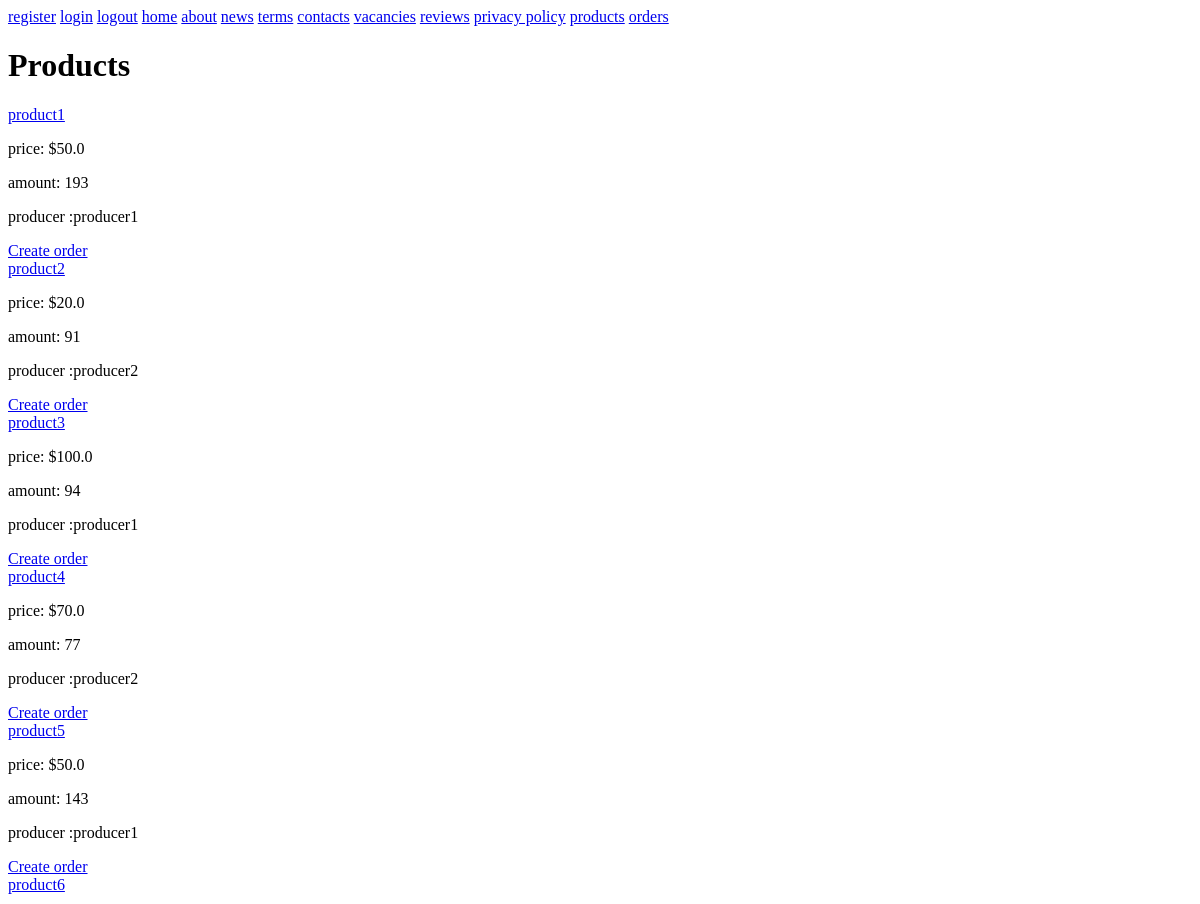
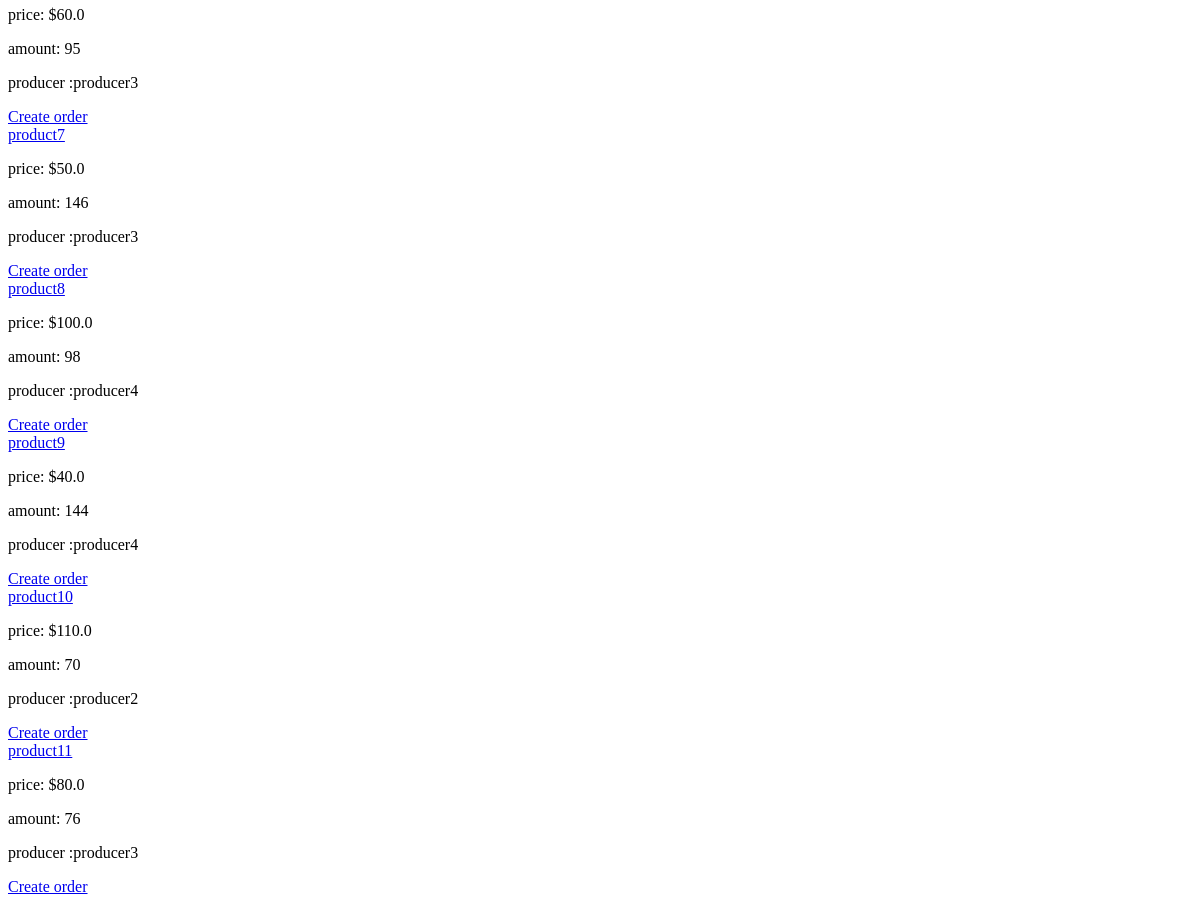
Before: /products/ with the older database file (2 pictures, top to bottom).
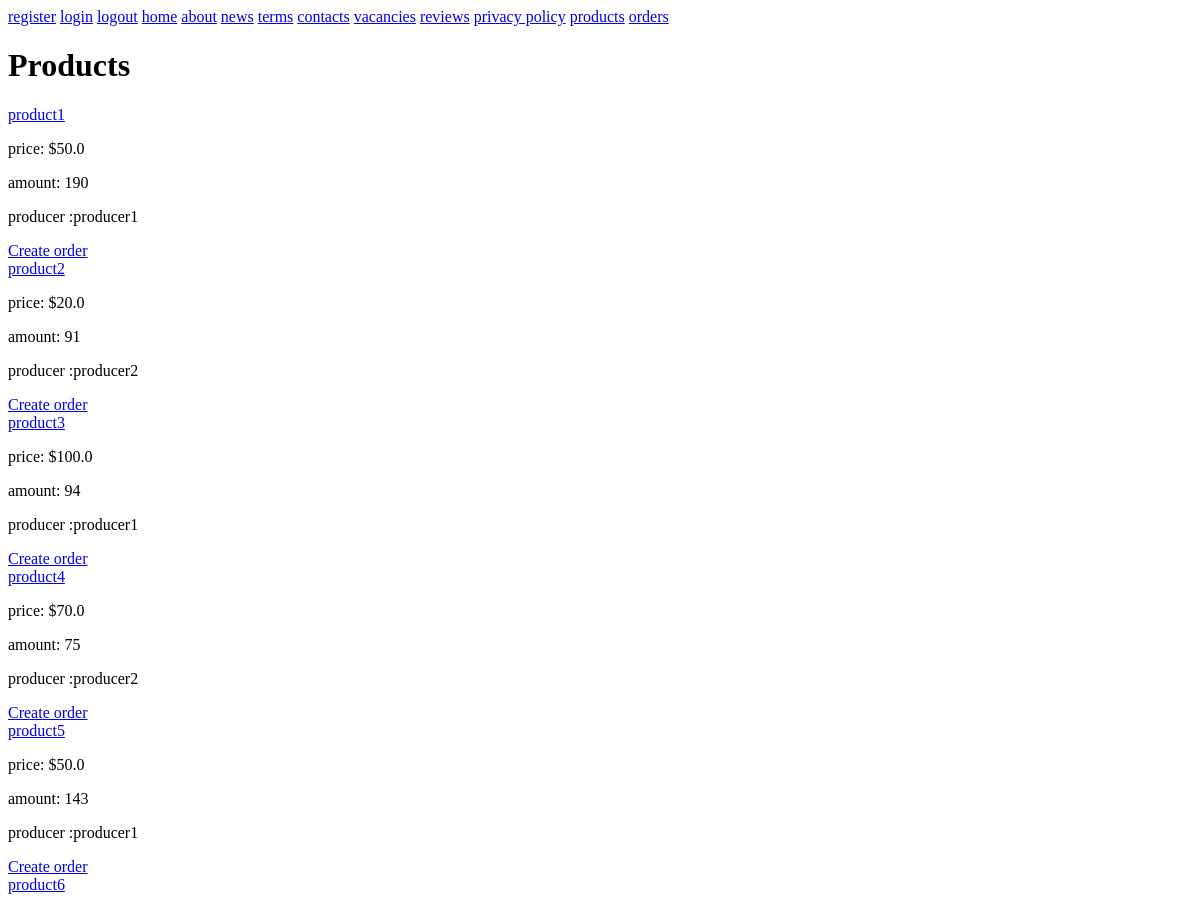
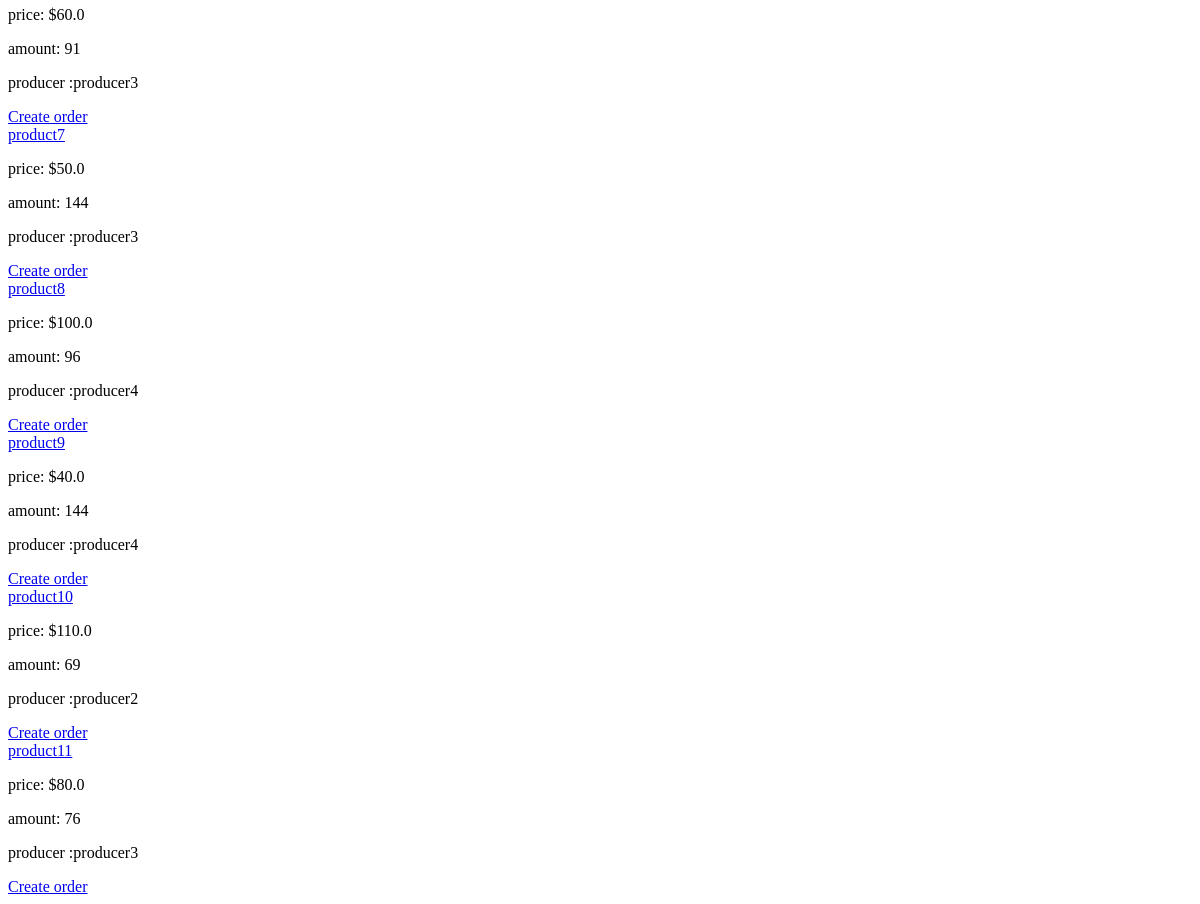
After: the same page with the newer database file (2 pictures, top to bottom).
### SparkleMart/models.py (models this page shows, shortened)
class Product(models.Model):
    name = models.CharField(max_length=255)
    category = models.ManyToManyField(Category, related_name='products')
    producer = models.ForeignKey(Producer, related_name='products', on_delete=models.CASCADE)
    price = models.FloatField()
    amount = models.PositiveSmallIntegerField()

class Producer(models.Model):
    name = models.CharField(max_length=255)

### SparkleMart/views.py (the view)
# urls.py: path('products/', views.ProductListView.as_view(), name='products'),
class ProductListView(ListView):
    model = Product
    queryset = Product.objects.all()
    def get(self, request, *args, **kwargs):
        min_price = request.GET.get('min_price')
        max_price = request.GET.get('max_price')
        category_name = request.GET.get('cat_name')
        producer_name = request.GET.get('prod_name')
        products = self.filter_products(min_price, max_price, producer_name, category_name)
        products_data = []
        for product in products:
            categories = list(product.category.all().values_list('name', flat=True))
            products_data.append({
                'id': product.id,
                'name': product.name,
                'price': product.price,
                'amount': product.amount,
                'category': categories,
                'producer_name': producer_name,
                'producer_id': product.producer.id,
            })
        return render(request, 'products.html', {'products': products})
    @staticmethod
    def filter_products(min_price=None, max_price=None, prod_name=None, cat_name=None):
        products = Product.objects.all()
        filtered_products = None
        if cat_name:
            if Category.objects.filter(name=cat_name).exists():
                category = Category.objects.get(name=cat_name)
                products = products.filter(category=category)
        if prod_name:
            if Producer.objects.filter(name=prod_name).exists():
                producer = Producer.objects.get(name=prod_name)
                products = products.filter(producer=producer)
        if min_price is not None and max_price is not None:
            filtered_products = products.filter(price__gte=min_price, price__lte=max_price)
        elif min_price is not None:
            filtered_products = products.filter(price__gte=min_price)
        elif max_price is not None:
            filtered_products = products.filter(price__lte=max_price)
        if filtered_products is not None:
            return filtered_products
        return products

### SparkleMart/templates/products.html (shortened to what this page needs)
{% extends "base.html" %}
{% block header %}Products{% endblock header %}
{% block content %}
{% for product in products %}
    <div>
        <a href="{% url 'product' pk=product.id %}" class="button">{{ product.name }}</a>
        <p>price: ${{ product.price }}</p>
        <p>amount: {{ product.amount }}</p>
        <p>producer :{{ product.producer.name }}</p>
        <a href="{% url 'create_order' pk=product.id %}" class="button">Create order</a>
    </div>
{% endfor %}
{% endblock content %}

Changed rows visible on the page:
changed Product "product1": amount "193" → "190"
changed Product "product4": amount "77" → "75"
changed Product "product6": amount "95" → "91"
changed Product "product7": amount "146" → "144"
changed Product "product8": amount "98" → "96"
changed Product "product10": amount "70" → "69"
